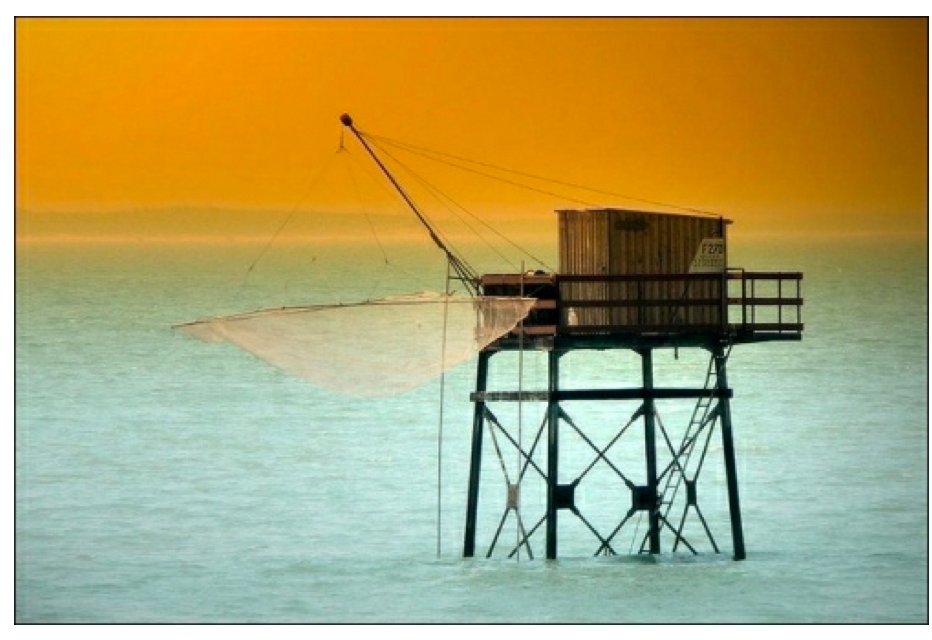
#> input picture visao-computacional/cap04-descritores/Parte1-Descritores/Parte1-Descritores/14-BRISK/images/plataforma.png, 932 x 640 px
$ python cap04-16-brisk_detector.py
#> lines starting #> are read from the running program, lines starting #| are printed output that depends on the picture; after the words box and inside, x2 and y2 are one past the last pixel; in counts of white or black regions, pixels touching at a corner belong together
# BRISK

# O detector de ponto-chave BRISK, introduzido por Leutenegger, et al. em seu artigo ICCV 2011, o BRISK: Binary Robust Invariant Scalable Keypoint,
# é uma extensão para o detector de ponto-chave FAST e visa abordar uma limitação crítica de FAST: invariancia de espaço de escala.

# A implementação original do FAST por Rosten e Drummond (2005) apenas examina a imagem em uma única escala, o que significa que é improvável
# que pontos-chave pudessem ser repetidos em várias escalas da imagem. O BRISK é capaz de resolver esta limitação criando imagens de espaço em escala.
# O processo geral é reduzir para metade o tamanho da imagem para cada camada da pirâmide.

# FAST examina os valores de intensidade de pixels em torno do pixel central p. Se n pixels contíguos forem maiores ou menores do que o pixel central,
# a região será marcada como um ponto-chave. Sob o capô, o BRISK utiliza o detector de ponto-chave FAST usando uma vizinhança circular de 16 pixels e usa
# o teste de alta velocidade com n = 9 pixels na tentativa de atender o requisito contíguo. Se pelo menos 9 pixels consecutivos neste círculo de 16 pixels
# satisfizerem o requisito de limiar, o pixel central é marcado como um ponto-chave. Este processo é então repetido para cada camada da pirâmide.

# Assim como você pode ver, o detector de ponto-chave BRISK é uma extensão bastante simples para o detector de ponto-chave FAST.
# No entanto, o principal benefício de usar o BRISK é que a invariância do espaço de escala é adicionada apenas em um custo ligeiramente modesto.
# O BRISK ainda é muito adequado para aplicativos em tempo real, portanto, sempre que você estiver considerando usar FAST, também dê uma chance ao BRISK
# e veja se o desempenho melhora.

import numpy as np
import cv2

# Carrega a imagem e converte para Grayscale
image = cv2.imread("images/plataforma.png")
#> image is the input picture: shape (640, 932, 3); mean B, G, R 110.3, 164.9, 176.9
orig = image.copy()
gray = cv2.cvtColor(image, cv2.COLOR_BGR2GRAY)
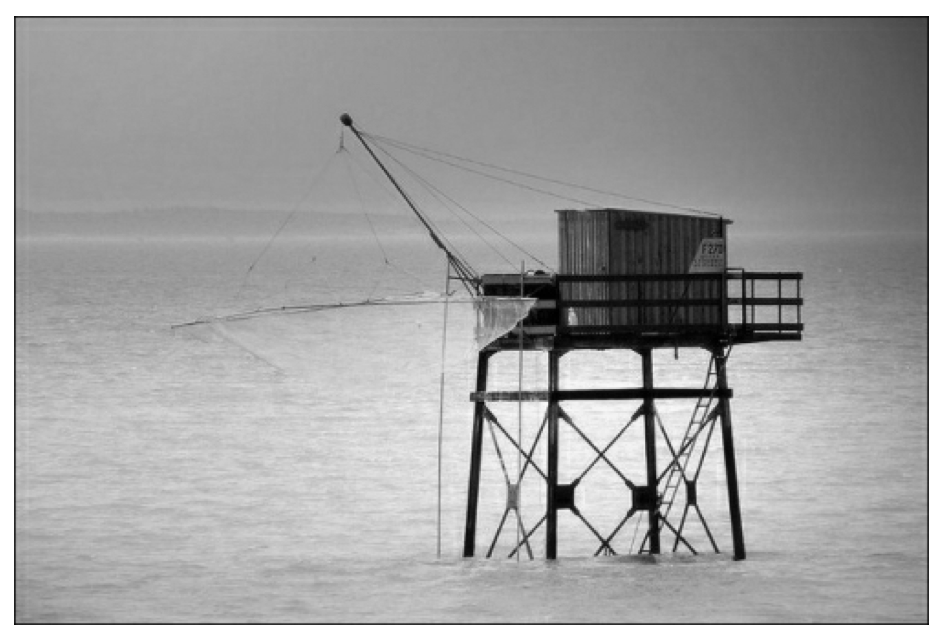
#> gray: shape (640, 932); min 0, max 255, mean 162.2

# Cria o detector BRISK
detector = cv2.BRISK_create()
kps = detector.detect(gray)
#> kps = 1565 keypoints; strongest (x, y, size): (559, 510, 29.5), (640, 419, 28), (560, 482, 28.3), (560, 481, 30.4)
print("Número de keypoints: {}".format(len(kps)))
#| Número de keypoints: 1565

# Loop pelos keypoints e desenha na imagem
for kp in kps:
	r = int(0.5 * kp.size)
	(x, y) = np.int0(kp.pt)
	cv2.circle(image, (x, y), r, (0, 255, 255), 2)
#> this loop made 1565 passes
#> (kp, r, x, y) on passes 1 to 3: (keypoint at (345.4, 113.6), size 14.6, 7, 345, 113), (keypoint at (345.1, 124.9), size 11.6, 5, 345, 124), (keypoint at (352.7, 124.2), size 14.1, 7, 352, 124)
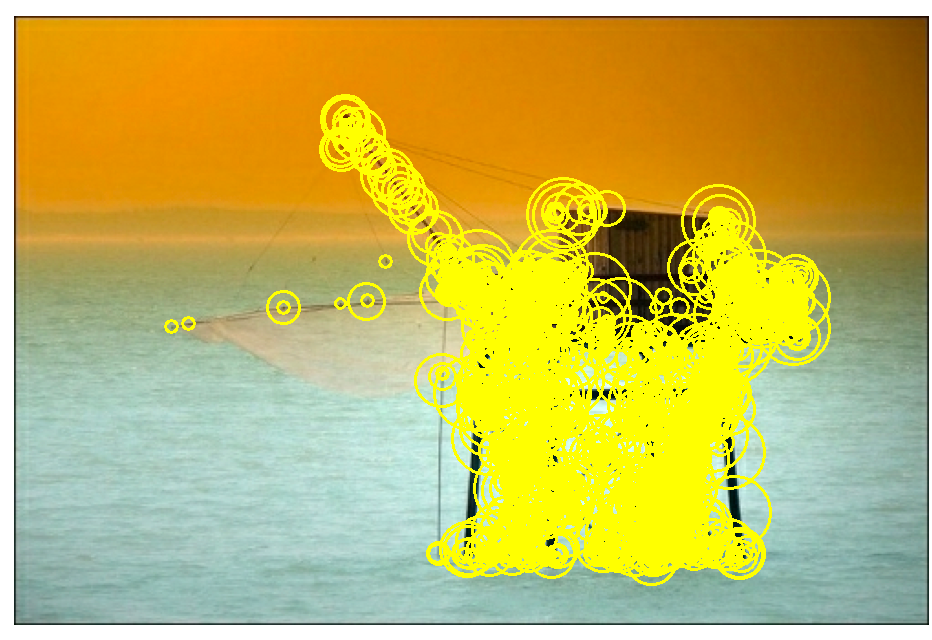
#> image: shape (640, 932, 3); 17.47% of pixels changed, all inside (x1, y1, x2, y2) = (164, 94, 831, 586)

# Print
cv2.imshow("Images", np.hstack([orig, image]))
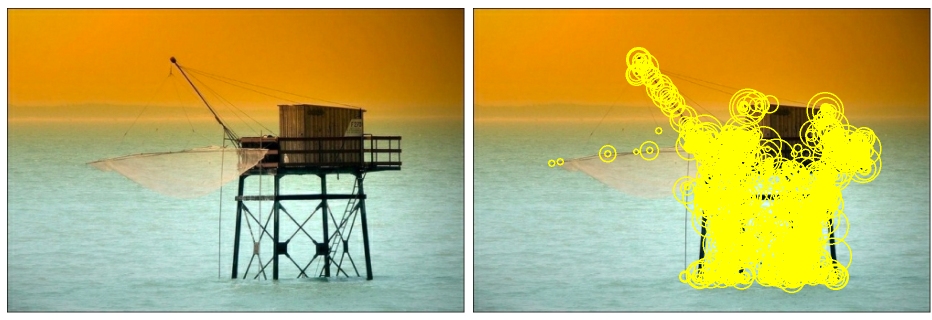
#> window 'Images': shape (640, 1864, 3) (shown at 1/2 size); mean B, G, R 99.9, 174.2, 187.1
cv2.waitKey(0)
